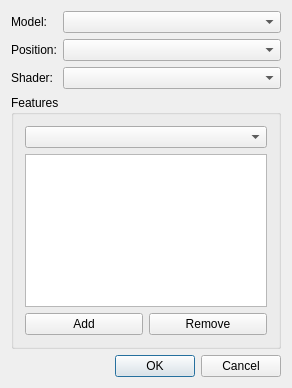
<?xml version="1.0" encoding="UTF-8"?>
<ui version="4.0">
 <class>gui_addmodelClass</class>
 <widget class="QWidget" name="gui_addmodelClass">
  <property name="geometry">
   <rect>
    <x>0</x>
    <y>0</y>
    <width>292</width>
    <height>388</height>
   </rect>
  </property>
  <property name="windowTitle">
   <string>gui_addmodel</string>
  </property>
  <layout class="QGridLayout" name="gridLayout_2">
   <item row="0" column="0">
    <widget class="QLabel" name="label">
     <property name="text">
      <string>Model:</string>
     </property>
    </widget>
   </item>
   <item row="0" column="1">
    <widget class="QComboBox" name="cboModels"/>
   </item>
   <item row="1" column="0">
    <widget class="QLabel" name="label_2">
     <property name="text">
      <string>Position:</string>
     </property>
    </widget>
   </item>
   <item row="1" column="1">
    <widget class="QComboBox" name="cboPositions"/>
   </item>
   <item row="2" column="0">
    <widget class="QLabel" name="label_3">
     <property name="text">
      <string>Shader:</string>
     </property>
    </widget>
   </item>
   <item row="2" column="1">
    <widget class="QComboBox" name="cboShaders"/>
   </item>
   <item row="3" column="0" colspan="2">
    <widget class="QGroupBox" name="groupBox">
     <property name="title">
      <string>Features</string>
     </property>
     <layout class="QGridLayout" name="gridLayout">
      <item row="0" column="0" colspan="2">
       <widget class="QComboBox" name="cboFeatures"/>
      </item>
      <item row="2" column="1">
       <widget class="QPushButton" name="btnFeatureRemove">
        <property name="text">
         <string>Remove</string>
        </property>
       </widget>
      </item>
      <item row="2" column="0">
       <widget class="QPushButton" name="btnFeatureAdd">
        <property name="text">
         <string>Add</string>
        </property>
       </widget>
      </item>
      <item row="1" column="0" colspan="2">
       <widget class="QListWidget" name="listFeatures">
        <property name="selectionMode">
         <enum>QAbstractItemView::ExtendedSelection</enum>
        </property>
       </widget>
      </item>
     </layout>
    </widget>
   </item>
   <item row="4" column="1">
    <widget class="QDialogButtonBox" name="buttonBox">
     <property name="standardButtons">
      <set>QDialogButtonBox::Cancel|QDialogButtonBox::Ok</set>
     </property>
     <property name="centerButtons">
      <bool>false</bool>
     </property>
    </widget>
   </item>
  </layout>
 </widget>
 <layoutdefault spacing="6" margin="11"/>
 <resources/>
 <connections/>
</ui>
